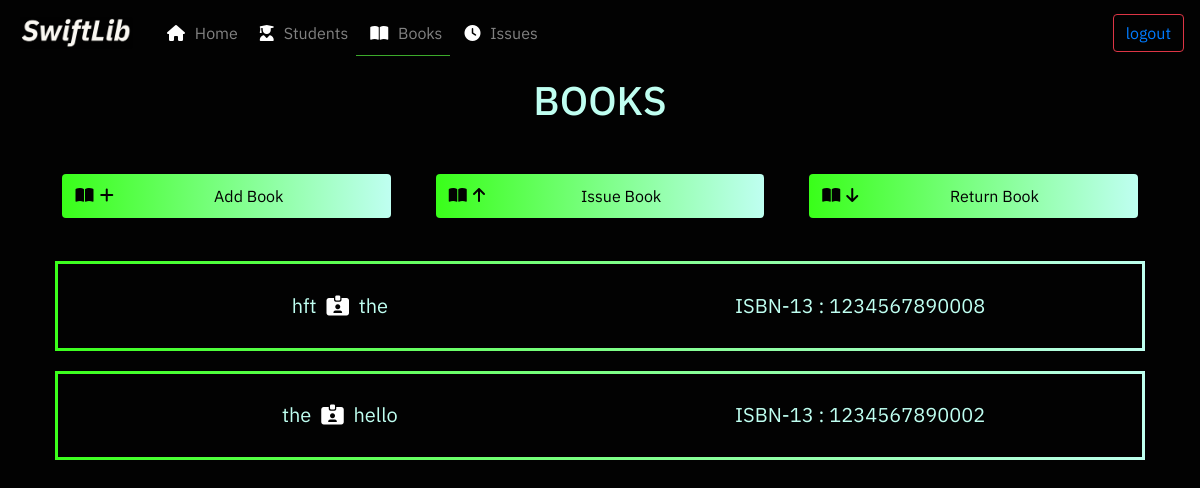
Page /books/ (signed in) on the earlier database version.
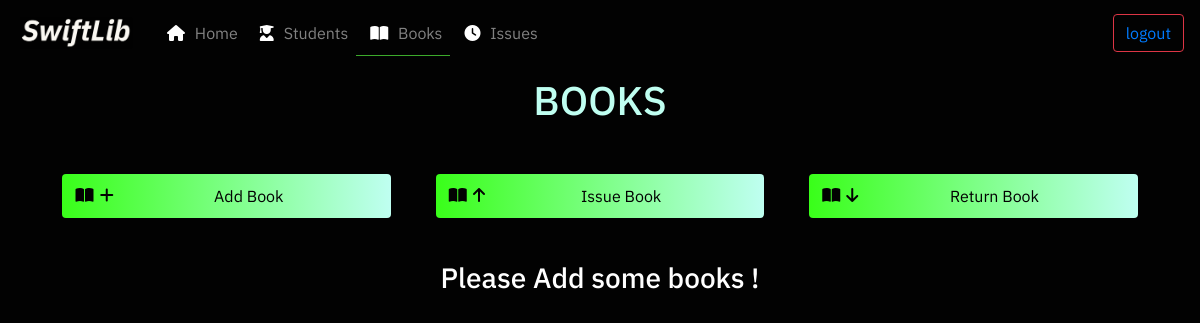
Same page on the later database version.
### books/models.py (models this page shows, shortened)
class Book(models.Model):
    name = models.CharField(max_length=252)
    author = models.CharField(max_length=252,null=True)
    isbn13 = models.CharField(max_length=13, blank=True)

### books/views.py (the view)
# urls.py: path('', views.home, name='books-home'),
@login_required
def home(request):
    if request.method == "POST" :
        pass
    else:
        books= Book.objects.all()
        context={
            'books' : books,
        }
    return render(request, 'books/books.html',context)

### books/templates/books/books.html (shortened to what this page needs)
{% extends 'base.html' %}
{% block activebooks %} active-menu-item {% endblock %}
{% block content %}
<div class='container'>
            <div class='header mx-auto'>
                <h1 class='pageheader-text'> BOOKS </h1>
            </div>
            <div class='header mx-auto'>
                <div class="row">
                    <div class="col-sm btn-div">
                        <button class='btn qa-button ' data-toggle="modal" data-target="#addbookmodal">
                            <i class="fas fa-book-open stdicon qa-button-icon"></i><i class="fas fa-plus stdicon qa-button-icon"></i> Add Book
                        </button>
                    </div>
                    <div class="col-sm btn-div">
                        <button class='btn qa-button ' data-toggle="modal" data-target="#issuebookmodal">
                            <i class="fas fa-book-open stdicon qa-button-icon"></i><i class="fas fa-arrow-up stdicon qa-button-icon"></i> Issue Book
                        </button>
                    </div>
                    <div class="col-sm btn-div">
                        <button class='btn qa-button ' data-toggle="modal" data-target="#returnbookmodal">
                            <i class="fas fa-book-open stdicon qa-button-icon"></i><i class="fas fa-arrow-down stdicon qa-button-icon"></i> Return Book
                        </button>
                    </div>
                </div>
            </div>
            {% if not books.all %}
            <div class='mx-auto header'>
                <h3 class='whiteicon'> Please Add some books !</h3>
            </div>
            {% endif %}
            {% for book in books %}
            <div class='mx-auto header'>
                <div class='std-info-mini row mx-auto container bookdata-container'>
                    <p class='student-name col-sm my-auto'  data-toggle="modal" data-target="#book{{book.isbn13}}info"> {{book.name}} <i class="fas fa-id-card-alt stdicon whiteicon"></i> {{book.author}} </p>
                    <p class='student-name col-sm my-auto'> ISBN-13 : {{book.isbn13}} </p>
                </div>
            </div>
            {% endfor %}
{% endblock %}

Differences in the rows shown:
removed Book: name "hft", author "the", isbn13 "1234567890008"
removed Book: name "the", author "hello", isbn13 "1234567890002"
Other differences:
text now shown: "Please Add some books !"
